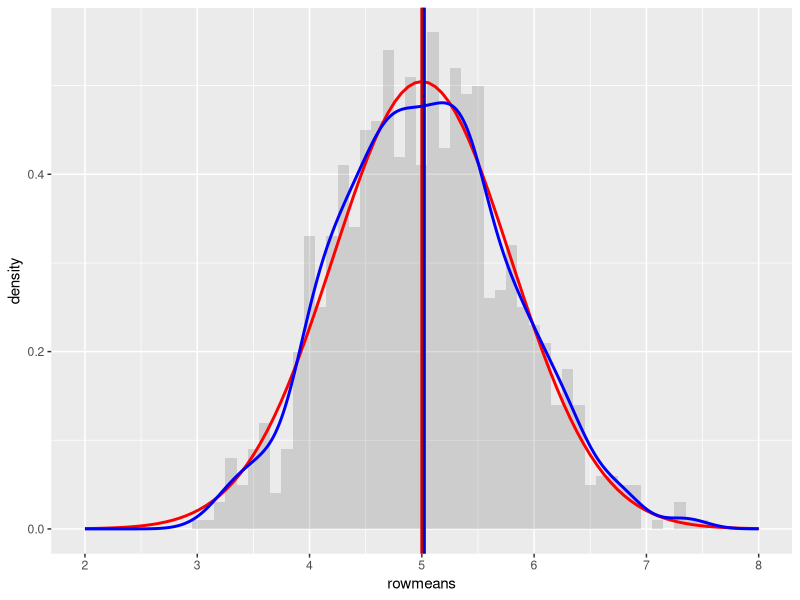

R code for this plot:
## ---- chunk 1
lambda <- 0.2
n <- 40
nsim <- 1000
set.seed(415)

#run 1000 simulations where each observation represents 40 samples drawn from exp distribution

simdata <- matrix(rexp(nsim*n, rate = lambda), nsim)

#calculate the mean for each row
rowmeans <- rowMeans(simdata)
rowmeans <- as.data.frame(rowmeans)

## ---- chunk 2

theomean <- 1/lambda
theomean
## ---- chunk 3
round(mean(rowmeans[,1]), 3)
## ---- chunk 4

theovar <- (1/lambda)^2/n
theovar
## ---- chunk 5
var(rowmeans[,1])
## ---- chunk 6
library(ggplot2)

# plot the means
ggplot(data = rowmeans, aes(x = rowmeans )) + 
  geom_histogram(binwidth=0.1, aes(y=..density..), alpha=0.2) + 
  stat_function(fun = dnorm, args = list(mean = theomean , sd = sqrt(theovar)), colour = "red", size=1) + 
  geom_vline(xintercept = theomean, size=1, colour="#CC0000") + 
  geom_density(colour="blue", size=1) +
  geom_vline(xintercept = mean(rowmeans[,1]), size=1, colour="#0000CC") + 
  scale_x_continuous(breaks=seq(theomean-3,theomean+3,1), limits=c(theomean-3,theomean+3))
